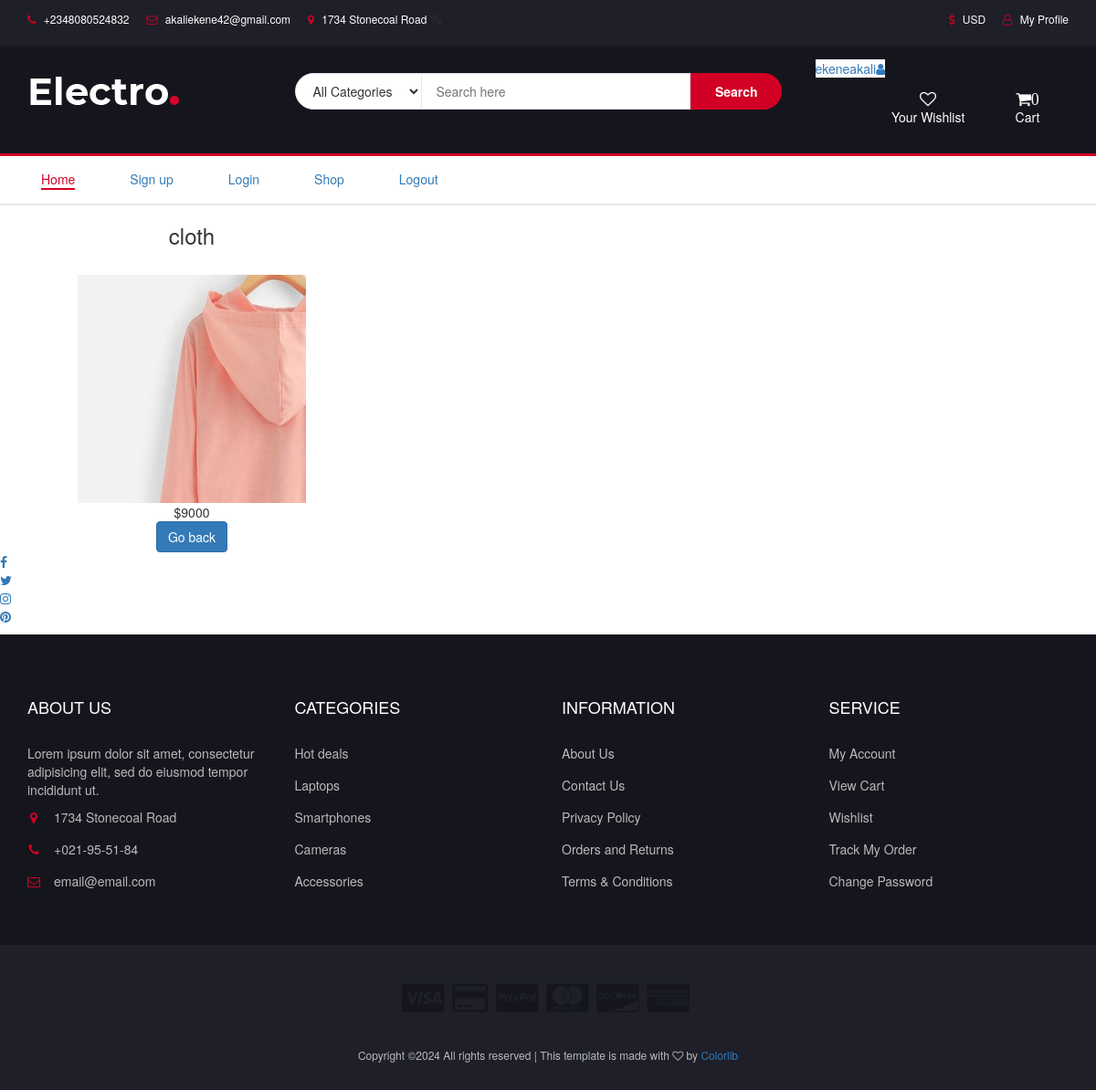
Page /web-project/post-list (signed in) on the committed database.
### frontend/models.py (models this page shows, shortened)
class Product(models.Model):
    name = models.CharField(max_length=50)
    image = models.FileField(upload_to="document")
    category = models.ForeignKey(Category, on_delete=models.CASCADE, default=True)
    discount = models.IntegerField(default=True)
    old = models.FloatField(default=True)
    price = models.IntegerField()
    num_site = models.IntegerField(default=0)
    created_by = models.CharField(max_length=50)
    user = models.ForeignKey(User, on_delete=models.CASCADE)
    description = models.TextField()
    likes = models.ManyToManyField(User, related_name='likes', blank=True)
    favourite = models.ManyToManyField(User, related_name='favourite', blank=True)
    created_at = models.DateTimeField(auto_now_add=True)
    updated_at = models.DateTimeField(auto_now=True)
    class Meta():
        verbose_name_plural = 'Product'
    class Meta():
        ordering = ['-created_at',]

### frontend/views.py (the view)
# urls.py: path('post-list', views.post_list, name='post_list'),
def post_list(request):
    if not request.user.is_authenticated:
        return redirect('frontend:custom_login')
    user = request.user
    favourite_post = user.favourite.all()
    return render(request, 'frontend/post_list_favourite.html', {'favourite_post':favourite_post})

### templates/frontend/post_list_favourite.html (shortened to what this page needs)
{% extends "frontend/base.html" %}
{% load static %}
{% block content %}
{% if favourite_post %}
<div class="container">
    <div class="row">
        {% for x in favourite_post %}
        <div class="col-md-4">
            <center>
                <h3>{{x.name}}</h3><br>
                <img src="{{x.image.url}}" alt="img" width="250px" height="250px"><br>
                ${{x.price}}<br>
                <a href="{% url 'frontend:two' x.id %}" class="btn btn-primary">Go back</a>
            </center>
        </div>
    {% endfor %}
    </div>
</div>
    {% else %}
    <center>
        <h3>your wishlist is empty</h3>
        <a href="{% url 'home' %}" class="btn btn-primary">Go to home</a>
    </center>
    {% endif %}
{% endblock %}

### templates/frontend/base.html (shortened to what this page needs)
{% load static %}
<!DOCTYPE html>
<html lang="en">
	<head>
		<link rel="stylesheet" href="{% static 'frontend/css/joy.css' %}">
    	<link rel="stylesheet" href="{% static 'frontend/css/bootstrap.min.css' %}">
		<link type="text/css" rel="stylesheet" href="{% static 'frontend/css/slick.css' %}"/>
		<link type="text/css" rel="stylesheet" href="{% static 'frontend/css/slick-theme.css' %}"/>
		<link type="text/css" rel="stylesheet" href="{% static 'frontend/css/nouislider.min.css' %}"/>
		<link rel="stylesheet" href="{% static 'frontend/css/font-awesome.min.css' %}">
		<link rel="stylesheet" href="//cdn.jsdelivr.net/npm/alertifyjs@1.13.1/build/css/alertify.min.css"/>
		<link rel="stylesheet" href="//cdn.jsdelivr.net/npm/alertifyjs@1.13.1/build/css/themes/default.min.css"/>
    </head>
	<body>
		{% load cart_tag %}
		<header>
			<div id="top-header">
				<div class="container">
					<ul class="header-links pull-left">
						<li><a href="#"><i class="fa fa-phone"></i> +2348080524832</a></li>
						<li><a href="#"><i class="fa fa-envelope-o"></i> akaliekene42@gmail.com</a></li>
						<li><a href="#"><i class="fa fa-map-marker"></i> 1734 Stonecoal Road</a></li>
					</ul>
					<ul class="header-links pull-right">
						<li><a href="#"><i class="fa fa-dollar"></i> USD</a></li>
						{% if request.user.is_authenticated %}
						<li><a href="{% url 'frontend:profile' %}"><i class="fa fa-user-o"></i> My Profile</a></li>
						{% endif %}
					</ul>
				</div>
			</div>
			<div id="header">
				<div class="container">
					<div class="row">
						<div class="col-md-3">
							<div class="header-logo">
								<a href="#" class="logo">
									<img src="{% static 'frontend/img/logo.png' %}" alt="">
								</a>
							</div>
						</div>
						<a href="" style="background-color: white;">{% if request.user.is_authenticated %}
							{{request.user.username}}<i class="fa fa-user"></i>{% endif %}</a>
						<div class="col-md-6">
							<div class="header-search">
								<form action="{% url 'frontend:search' %}" method="get">
									<select class="input-select">
										<option value="0">All Categories</option>
									</select>
									<input class="input" name="search" placeholder="Search here">
									<button class="search-btn">Search</button>
								</form>
							</div>
						</div>
						<div class="col-md-3 clearfix">
							<div class="header-ctn">
								<div>
									<a href="#">
										<span><a href="{% url 'frontend:post_list' %}"><i class="fa fa-heart-o"></i>Your Wishlist</a></span>
									</a>
								</div>
								<div class="dropdown">
									<a href="{% url 'frontend:cart_detail' %}"><i class="fa fa-shopping-cart">{{request.session.cart|length}}</i>Cart</a>
								</div>
							</div>
						</div>
					</div>
				</div>
			</div>
		</header>
		<nav id="navigation">
			<div class="container">
				<div id="responsive-nav">
					<ul class="main-nav nav navbar-nav">
						<li class="active"><a href="{% url 'home' %}">Home</a></li>
						<li><a href="{% url 'frontend:register' %}">Sign up</a></li>
						<li><a href="{% url 'frontend:custom_login' %}">Login</a></li>
						<li><a href="{% url 'frontend:shop' %}">Shop</a></li>
						{% if request.user.is_authenticated %}
						<li><a href="{% url 'frontend:confirm_logout' %}">Logout</a></li>
						{% endif %}
					</ul>
				</div>
			</div>
		</nav>
                    {% block content %}
            {% endblock %}
                    <ul class="newsletter-follow">
                        <li>
                            <a href="#"><i class="fa fa-facebook"></i></a>
                        </li>
                        <li>
                            <a href="#"><i class="fa fa-twitter"></i></a>
                        </li>
                        <li>
                            <a href="#"><i class="fa fa-instagram"></i></a>
                        </li>
                        <li>
                            <a href="#"><i class="fa fa-pinterest"></i></a>
                        </li>
                    </ul>
<footer id="footer">
    <div class="section">
        <div class="container">
            <div class="row">
                <div class="col-md-3 col-xs-6">
                    <div class="footer">
                        <h3 class="footer-title">About Us</h3>
                        <p>Lorem ipsum dolor sit amet, consectetur adipisicing elit, sed do eiusmod tempor incididunt ut.</p>
                        <ul class="footer-links">
                            <li><a href="#"><i class="fa fa-map-marker"></i>1734 Stonecoal Road</a></li>
                            <li><a href="#"><i class="fa fa-phone"></i>+021-95-51-84</a></li>
                            <li><a href="#"><i class="fa fa-envelope-o"></i>email@email.com</a></li>
                        </ul>
                    </div>
                </div>
                <div class="col-md-3 col-xs-6">
                    <div class="footer">
                        <h3 class="footer-title">Categories</h3>
                        <ul class="footer-links">
                            <li><a href="#">Hot deals</a></li>
                            <li><a href="#">Laptops</a></li>
                            <li><a href="#">Smartphones</a></li>
                            <li><a href="#">Cameras</a></li>
                            <li><a href="#">Accessories</a></li>
                        </ul>
                    </div>
                </div>
                <div class="col-md-3 col-xs-6">
                    <div class="footer">
                        <h3 class="footer-title">Information</h3>
                        <ul class="footer-links">
                            <li><a href="{% url 'frontend:about' %}">About Us</a></li>
                            <li><a href="{% url 'frontend:contact' %}">Contact Us</a></li>
                            <li><a href="{% url 'frontend:privacy_policy' %}">Privacy Policy</a></li>
                            <li><a href="">Orders and Returns</a></li>
                            <li><a href="#">Terms & Conditions</a></li>
                        </ul>
                    </div>
                </div>
				{% if request.user.is_authenticated %}
                <div class="col-md-3 col-xs-6">
                    <div class="footer">
                        <h3 class="footer-title">Service</h3>
                        <ul class="footer-links">
                            <li><a href="{% url 'frontend:custom_login' %}">My Account</a></li>
                         <li><a href="{% url 'frontend:cart_detail' %}">View Cart</a></li>
                            <li><a href="{% url 'frontend:post_list' %}">Wishlist</a></li>
                            <li><a href="{% url 'frontend:tracking' %}">Track My Order</a></li>
                            <li><a href="{% url 'frontend:password_change' %}">Change Password</a></li>
                        </ul>
                    </div>
                </div>
            </div>
			{% endif %}
        </div>
    </div>
    <div id="bottom-footer" class="section">
        <div class="container">
            <div class="row">
                <div class="col-md-12 text-center">
                    <ul class="footer-payments">
                        <li><a href="#"><i class="fa fa-cc-visa"></i></a></li>
                        <li><a href="#"><i class="fa fa-credit-card"></i></a></li>
                        <li><a href="#"><i class="fa fa-cc-paypal"></i></a></li>
                        <li><a href="#"><i class="fa fa-cc-mastercard"></i></a></li>
                        <li><a href="#"><i class="fa fa-cc-discover"></i></a></li>
                        <li><a href="#"><i class="fa fa-cc-amex"></i></a></li>
                    </ul>
                    <span class="copyright">
                        Copyright &copy;<script>document.write(new Date().getFullYear());</script> All rights reserved | This template is made with <i class="fa fa-heart-o" aria-hidden="true"></i> by <a href="https://colorlib.com" target="_blank">Colorlib</a>
                    </span>
                </div>
            </div>
        </div>
    </div>
</footer>
</body>
</html>

### static/frontend/css/joy.css (style rules this page uses)
body { font-family: 'Montserrat', sans-serif; font-weight: 400; color: #333; }
h1, h2, h3, h4, h5, h6 { color: #2B2D42; font-weight: 700; margin: 0 0 10px; }
a { color: #2B2D42; font-weight: 500; -webkit-transition: 0.2s color; transition: 0.2s color; }
ul, ol { margin: 0; padding: 0; list-style: none }
.input { height: 40px; padding: 0px 15px; border: 1px solid #E4E7ED; background-color: #FFF; width: 100%; }
.input-select { padding: 0px 15px; background: #FFF; border: 1px solid #E4E7ED; height: 40px; }
.section { padding-top: 30px; padding-bottom: 30px; }
#top-header { padding-top: 10px; padding-bottom: 10px; background-color: #1E1F29; }
.header-links li { display: inline-block; margin-right: 15px; font-size: 12px; }
.header-links li:last-child { margin-right: 0px; }
.header-links li a { color: #FFF; }
.header-links li i { color: #D10024; margin-right: 5px; }
#header { padding-top: 15px; padding-bottom: 15px; background-color: #15161D; }
.header-logo { float: left; }
.header-logo .logo img { display: block; }
.header-search { padding: 15px 0px; }
.header-search form { position: relative; }
.header-search form .input-select { margin-right: -4px; border-radius: 40px 0px 0px 40px; }
.header-search form .input { width: calc(100% - 260px); margin-right: -4px; }
.header-search form .search-btn { height: 40px; width: 100px; background: #D10024; color: #FFF; font-weight: 700; border: none; border-radius: 0px 40px 40px 0px; }
.header-ctn { float: right; padding: 15px 0px; }
.header-ctn>div { display: inline-block; }
.header-ctn>div+div { margin-left: 15px; }
.header-ctn>div>a { display: block; position: relative; width: 90px; text-align: center; color: #FFF; }
.header-ctn>div>a>i { display: block; font-size: 18px; }
.header-ctn>div>a>span { font-size: 12px; }
#navigation { background: #FFF; border-bottom: 2px solid #E4E7ED; border-top: 3px solid #D10024; }
.main-nav>li+li { margin-left: 30px }
.main-nav>li>a { padding: 20px 0px; }
.main-nav>li>a:hover, .main-nav>li>a:focus, .main-nav>li.active>a { color: #D10024; background-color: transparent; }
.main-nav>li>a:after { content: ""; display: block; width: 0%; height: 2px; background-color: #D10024; -webkit-transition: 0.2s all; transition: 0.2s all; }
.main-nav>li>a:hover:after, .main-nav>li>a:focus:after, .main-nav>li.active>a:after { width: 100%; }
#footer { background: #15161D; color: #B9BABC; }
#bottom-footer { background: #1E1F29; }
.footer { margin: 30px 0px; }
.footer .footer-title { color: #FFF; text-transform: uppercase; font-size: 18px; margin: 0px 0px 30px; }
.footer-links li+li { margin-top: 15px; }
.footer-links li a { color: #B9BABC; }
.footer-links li i { margin-right: 15px; color: #D10024; width: 14px; text-align: center; }
.copyright { margin-top: 30px; display: block; font-size: 12px; }
.footer-payments li { display: inline-block; margin-right: 5px; }
.footer-payments li a { color: #15161D; font-size: 36px; display: block; }

### rows in the picture
Product: name "cloth", image (picture), price "9000"

### other values in the picture
{{ request.user.username }} "ekeneakali"
{{ request.session.cart|length }} "0"
